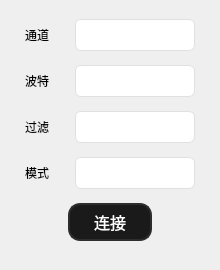
<?xml version="1.0" encoding="UTF-8"?>
<ui version="4.0">
 <class>canWidget</class>
 <widget class="QWidget" name="canWidget">
  <property name="geometry">
   <rect>
    <x>0</x>
    <y>0</y>
    <width>220</width>
    <height>270</height>
   </rect>
  </property>
  <property name="windowTitle">
   <string>Form</string>
  </property>
  <layout class="QVBoxLayout" name="verticalLayout">
   <item>
    <layout class="QHBoxLayout" name="horizontalLayout" stretch="1,2,1,10,1">
     <item>
      <spacer name="horizontalSpacer_3">
       <property name="orientation">
        <enum>Qt::Horizontal</enum>
       </property>
       <property name="sizeHint" stdset="0">
        <size>
         <width>40</width>
         <height>20</height>
        </size>
       </property>
      </spacer>
     </item>
     <item>
      <widget class="QLabel" name="label_2">
       <property name="sizePolicy">
        <sizepolicy hsizetype="Preferred" vsizetype="Preferred">
         <horstretch>0</horstretch>
         <verstretch>0</verstretch>
        </sizepolicy>
       </property>
       <property name="text">
        <string>通道</string>
       </property>
      </widget>
     </item>
     <item>
      <spacer name="horizontalSpacer_2">
       <property name="orientation">
        <enum>Qt::Horizontal</enum>
       </property>
       <property name="sizeHint" stdset="0">
        <size>
         <width>40</width>
         <height>20</height>
        </size>
       </property>
      </spacer>
     </item>
     <item>
      <widget class="QComboBox" name="channelCombo">
       <property name="sizePolicy">
        <sizepolicy hsizetype="Fixed" vsizetype="Fixed">
         <horstretch>0</horstretch>
         <verstretch>0</verstretch>
        </sizepolicy>
       </property>
       <property name="minimumSize">
        <size>
         <width>0</width>
         <height>0</height>
        </size>
       </property>
       <property name="maximumSize">
        <size>
         <width>120</width>
         <height>32</height>
        </size>
       </property>
       <property name="font">
        <font>
         <family>微软雅黑</family>
         <pointsize>-1</pointsize>
        </font>
       </property>
       <property name="styleSheet">
        <string notr="true">/* 统一所有输入框（QLineEdit + QComboBox）的样式 */
QLineEdit, QComboBox {
    background-color: #ffffff;
    border: 1px solid #e0e0e0;
    border-radius: 6px;
    padding: 6px 8px;
    font-size: 16px;
    color: #333333;
}

/* QComboBox 下拉箭头区域样式（避免额外凸起 + 无警告） */
QComboBox::drop-down {
    border: none;
    background-color: transparent;
    width: 20px;
}
QComboBox::down-arrow {
    image: none; /* 清空箭头，无资源加载警告 */
    width: 12px;
    height: 12px;
}

/* 聚焦状态保持一致 */
QLineEdit:focus, QComboBox:focus {
    border: 1px solid #40a9ff;
    outline: none;
}</string>
       </property>
      </widget>
     </item>
     <item>
      <spacer name="horizontalSpacer_10">
       <property name="orientation">
        <enum>Qt::Horizontal</enum>
       </property>
       <property name="sizeHint" stdset="0">
        <size>
         <width>40</width>
         <height>20</height>
        </size>
       </property>
      </spacer>
     </item>
    </layout>
   </item>
   <item>
    <layout class="QHBoxLayout" name="horizontalLayout_2" stretch="1,2,1,10,1">
     <item>
      <spacer name="horizontalSpacer_6">
       <property name="orientation">
        <enum>Qt::Horizontal</enum>
       </property>
       <property name="sizeHint" stdset="0">
        <size>
         <width>40</width>
         <height>20</height>
        </size>
       </property>
      </spacer>
     </item>
     <item>
      <widget class="QLabel" name="label_3">
       <property name="sizePolicy">
        <sizepolicy hsizetype="Preferred" vsizetype="Preferred">
         <horstretch>0</horstretch>
         <verstretch>0</verstretch>
        </sizepolicy>
       </property>
       <property name="text">
        <string>波特</string>
       </property>
      </widget>
     </item>
     <item>
      <spacer name="horizontalSpacer_4">
       <property name="orientation">
        <enum>Qt::Horizontal</enum>
       </property>
       <property name="sizeHint" stdset="0">
        <size>
         <width>40</width>
         <height>20</height>
        </size>
       </property>
      </spacer>
     </item>
     <item>
      <widget class="QComboBox" name="baudCombo">
       <property name="sizePolicy">
        <sizepolicy hsizetype="Fixed" vsizetype="Fixed">
         <horstretch>0</horstretch>
         <verstretch>0</verstretch>
        </sizepolicy>
       </property>
       <property name="minimumSize">
        <size>
         <width>0</width>
         <height>0</height>
        </size>
       </property>
       <property name="maximumSize">
        <size>
         <width>120</width>
         <height>32</height>
        </size>
       </property>
       <property name="font">
        <font>
         <family>微软雅黑</family>
         <pointsize>-1</pointsize>
        </font>
       </property>
       <property name="styleSheet">
        <string notr="true">/* 统一所有输入框（QLineEdit + QComboBox）的样式 */
QLineEdit, QComboBox {
    background-color: #ffffff;
    border: 1px solid #e0e0e0;
    border-radius: 6px;
    padding: 6px 8px;
    font-size: 16px;
    color: #333333;
}

/* QComboBox 下拉箭头区域样式（避免额外凸起 + 无警告） */
QComboBox::drop-down {
    border: none;
    background-color: transparent;
    width: 20px;
}
QComboBox::down-arrow {
    image: none; /* 清空箭头，无资源加载警告 */
    width: 12px;
    height: 12px;
}

/* 聚焦状态保持一致 */
QLineEdit:focus, QComboBox:focus {
    border: 1px solid #40a9ff;
    outline: none;
}</string>
       </property>
      </widget>
     </item>
     <item>
      <spacer name="horizontalSpacer_8">
       <property name="orientation">
        <enum>Qt::Horizontal</enum>
       </property>
       <property name="sizeHint" stdset="0">
        <size>
         <width>40</width>
         <height>20</height>
        </size>
       </property>
      </spacer>
     </item>
    </layout>
   </item>
   <item>
    <layout class="QHBoxLayout" name="horizontalLayout_3" stretch="1,2,1,10,1">
     <item>
      <spacer name="horizontalSpacer_9">
       <property name="orientation">
        <enum>Qt::Horizontal</enum>
       </property>
       <property name="sizeHint" stdset="0">
        <size>
         <width>40</width>
         <height>20</height>
        </size>
       </property>
      </spacer>
     </item>
     <item>
      <widget class="QLabel" name="label_4">
       <property name="sizePolicy">
        <sizepolicy hsizetype="Preferred" vsizetype="Preferred">
         <horstretch>0</horstretch>
         <verstretch>0</verstretch>
        </sizepolicy>
       </property>
       <property name="text">
        <string>过滤</string>
       </property>
      </widget>
     </item>
     <item>
      <spacer name="horizontalSpacer_5">
       <property name="orientation">
        <enum>Qt::Horizontal</enum>
       </property>
       <property name="sizeHint" stdset="0">
        <size>
         <width>40</width>
         <height>20</height>
        </size>
       </property>
      </spacer>
     </item>
     <item>
      <widget class="QComboBox" name="filterCombo">
       <property name="sizePolicy">
        <sizepolicy hsizetype="Fixed" vsizetype="Fixed">
         <horstretch>0</horstretch>
         <verstretch>0</verstretch>
        </sizepolicy>
       </property>
       <property name="minimumSize">
        <size>
         <width>0</width>
         <height>0</height>
        </size>
       </property>
       <property name="maximumSize">
        <size>
         <width>120</width>
         <height>32</height>
        </size>
       </property>
       <property name="font">
        <font>
         <family>微软雅黑</family>
         <pointsize>-1</pointsize>
        </font>
       </property>
       <property name="styleSheet">
        <string notr="true">/* 统一所有输入框（QLineEdit + QComboBox）的样式 */
QLineEdit, QComboBox {
    background-color: #ffffff;
    border: 1px solid #e0e0e0;
    border-radius: 6px;
    padding: 6px 8px;
    font-size: 16px;
    color: #333333;
}

/* QComboBox 下拉箭头区域样式（避免额外凸起 + 无警告） */
QComboBox::drop-down {
    border: none;
    background-color: transparent;
    width: 20px;
}
QComboBox::down-arrow {
    image: none; /* 清空箭头，无资源加载警告 */
    width: 12px;
    height: 12px;
}

/* 聚焦状态保持一致 */
QLineEdit:focus, QComboBox:focus {
    border: 1px solid #40a9ff;
    outline: none;
}</string>
       </property>
      </widget>
     </item>
     <item>
      <spacer name="horizontalSpacer_11">
       <property name="orientation">
        <enum>Qt::Horizontal</enum>
       </property>
       <property name="sizeHint" stdset="0">
        <size>
         <width>40</width>
         <height>20</height>
        </size>
       </property>
      </spacer>
     </item>
    </layout>
   </item>
   <item>
    <layout class="QHBoxLayout" name="horizontalLayout_4" stretch="1,2,1,10,1">
     <item>
      <spacer name="horizontalSpacer_12">
       <property name="orientation">
        <enum>Qt::Horizontal</enum>
       </property>
       <property name="sizeHint" stdset="0">
        <size>
         <width>40</width>
         <height>20</height>
        </size>
       </property>
      </spacer>
     </item>
     <item>
      <widget class="QLabel" name="label_5">
       <property name="sizePolicy">
        <sizepolicy hsizetype="Preferred" vsizetype="Preferred">
         <horstretch>0</horstretch>
         <verstretch>0</verstretch>
        </sizepolicy>
       </property>
       <property name="text">
        <string>模式</string>
       </property>
      </widget>
     </item>
     <item>
      <spacer name="horizontalSpacer_7">
       <property name="orientation">
        <enum>Qt::Horizontal</enum>
       </property>
       <property name="sizeHint" stdset="0">
        <size>
         <width>40</width>
         <height>20</height>
        </size>
       </property>
      </spacer>
     </item>
     <item>
      <widget class="QComboBox" name="modeCombo">
       <property name="sizePolicy">
        <sizepolicy hsizetype="Fixed" vsizetype="Fixed">
         <horstretch>0</horstretch>
         <verstretch>0</verstretch>
        </sizepolicy>
       </property>
       <property name="minimumSize">
        <size>
         <width>0</width>
         <height>0</height>
        </size>
       </property>
       <property name="maximumSize">
        <size>
         <width>120</width>
         <height>32</height>
        </size>
       </property>
       <property name="font">
        <font>
         <family>微软雅黑</family>
         <pointsize>-1</pointsize>
        </font>
       </property>
       <property name="styleSheet">
        <string notr="true">/* 统一所有输入框（QLineEdit + QComboBox）的样式 */
QLineEdit, QComboBox {
    background-color: #ffffff;
    border: 1px solid #e0e0e0;
    border-radius: 6px;
    padding: 6px 8px;
    font-size: 16px;
    color: #333333;
}

/* QComboBox 下拉箭头区域样式（避免额外凸起 + 无警告） */
QComboBox::drop-down {
    border: none;
    background-color: transparent;
    width: 20px;
}
QComboBox::down-arrow {
    image: none; /* 清空箭头，无资源加载警告 */
    width: 12px;
    height: 12px;
}

/* 聚焦状态保持一致 */
QLineEdit:focus, QComboBox:focus {
    border: 1px solid #40a9ff;
    outline: none;
}</string>
       </property>
      </widget>
     </item>
     <item>
      <spacer name="horizontalSpacer_14">
       <property name="orientation">
        <enum>Qt::Horizontal</enum>
       </property>
       <property name="sizeHint" stdset="0">
        <size>
         <width>40</width>
         <height>20</height>
        </size>
       </property>
      </spacer>
     </item>
    </layout>
   </item>
   <item>
    <layout class="QHBoxLayout" name="horizontalLayout_5">
     <property name="bottomMargin">
      <number>5</number>
     </property>
     <item>
      <spacer name="horizontalSpacer">
       <property name="orientation">
        <enum>Qt::Horizontal</enum>
       </property>
       <property name="sizeHint" stdset="0">
        <size>
         <width>13</width>
         <height>20</height>
        </size>
       </property>
      </spacer>
     </item>
     <item>
      <widget class="QPushButton" name="connectBtn">
       <property name="styleSheet">
        <string notr="true">/* QPushButton 基础样式 - 核心暗黑风格 */
QPushButton {
    background-color: #1a1a1a;
    border-radius: 12px;
    border: 2px solid #2d2d2d;
    font-family: &quot;Microsoft YaHei&quot;, sans-serif;
    font-size: 16px;
    color: #ffffff;
    padding: 5px 10px;
    min-width: 60px;
    min-height: 24px;
}
QPushButton:hover {
    background-color: #2a2a2a;
    border-color: #3d3d3d;
}
QPushButton:pressed {
    background-color: #0a0a0a;
}
QPushButton:disabled {
    background-color: #2c2c2c;
    color: #666666;
}
QPushButton[connected=&quot;true&quot;] {
    background-color: #ff0000;
    border: 2px solid #ffffff;
    color: #ffffff;
}
QPushButton[connected=&quot;true&quot;]:hover {
    background-color: #ff3333;
}
QPushButton[connected=&quot;true&quot;]:pressed {
    background-color: #cc0000;
}</string>
       </property>
       <property name="text">
        <string>连接</string>
       </property>
      </widget>
     </item>
     <item>
      <spacer name="horizontalSpacer_15">
       <property name="orientation">
        <enum>Qt::Horizontal</enum>
       </property>
       <property name="sizeHint" stdset="0">
        <size>
         <width>13</width>
         <height>20</height>
        </size>
       </property>
      </spacer>
     </item>
    </layout>
   </item>
  </layout>
 </widget>
 <resources/>
 <connections/>
</ui>
